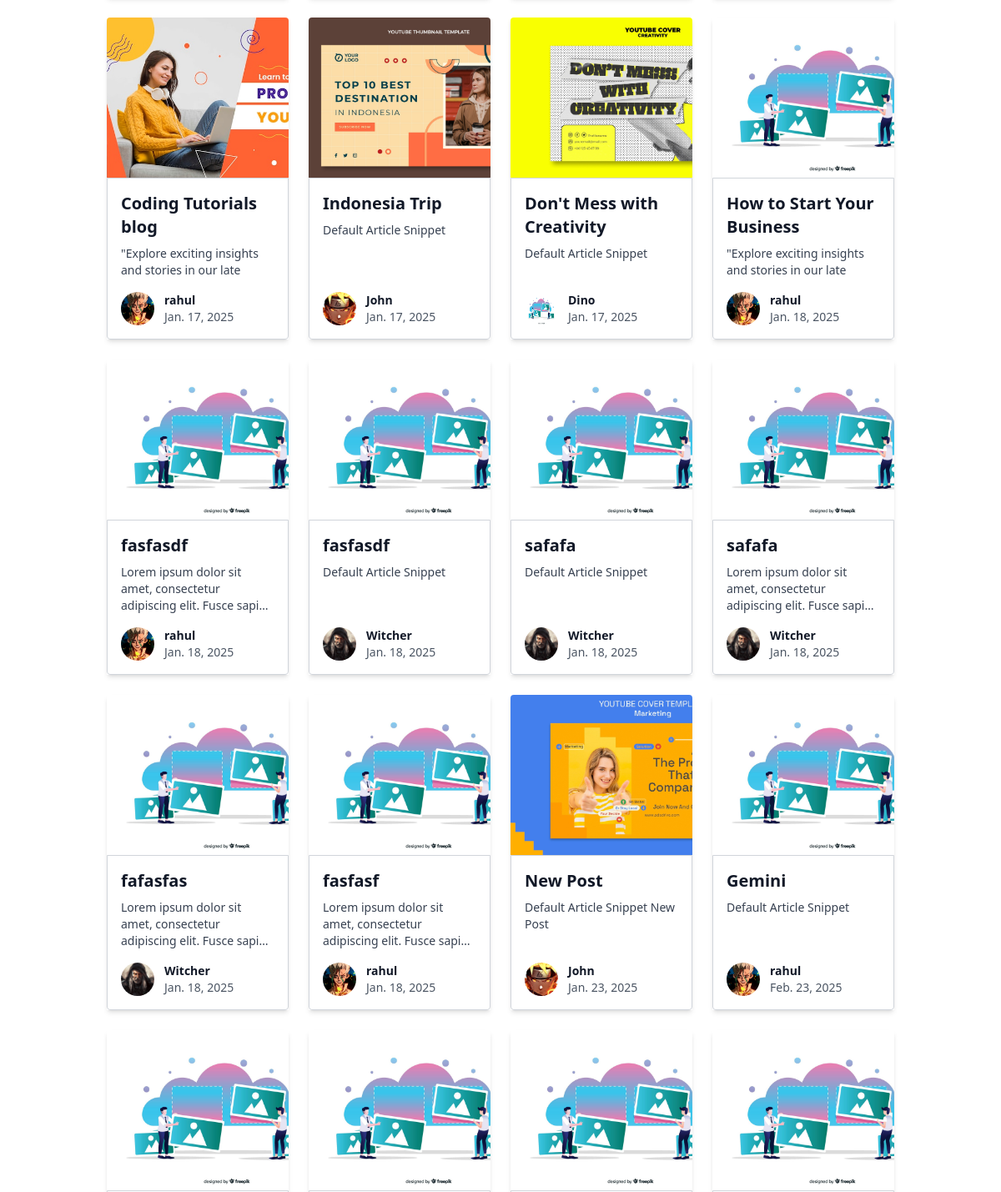
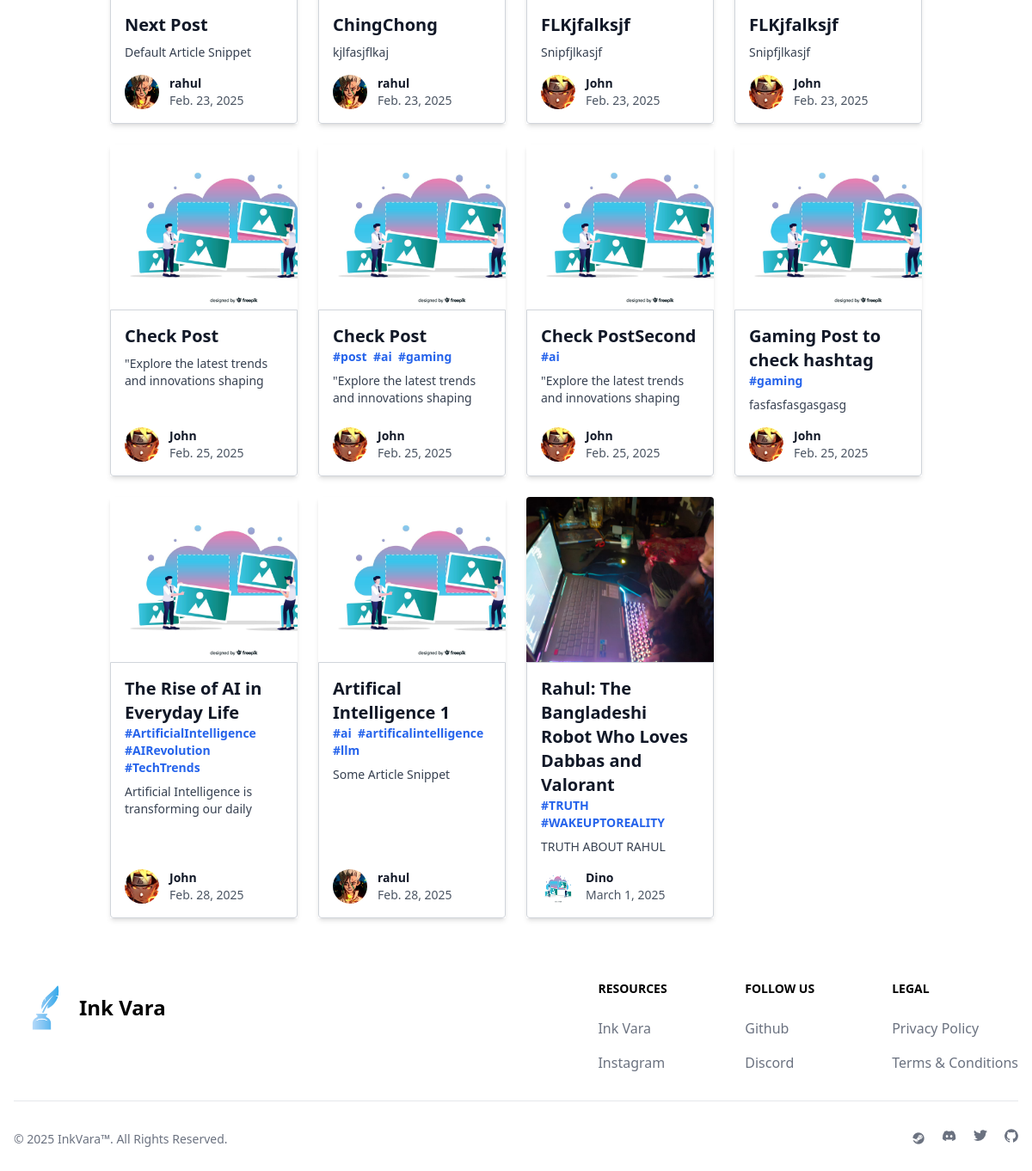
The app's page /blogarea/searchresult/ (lower part), older data (2 pictures, top to bottom).
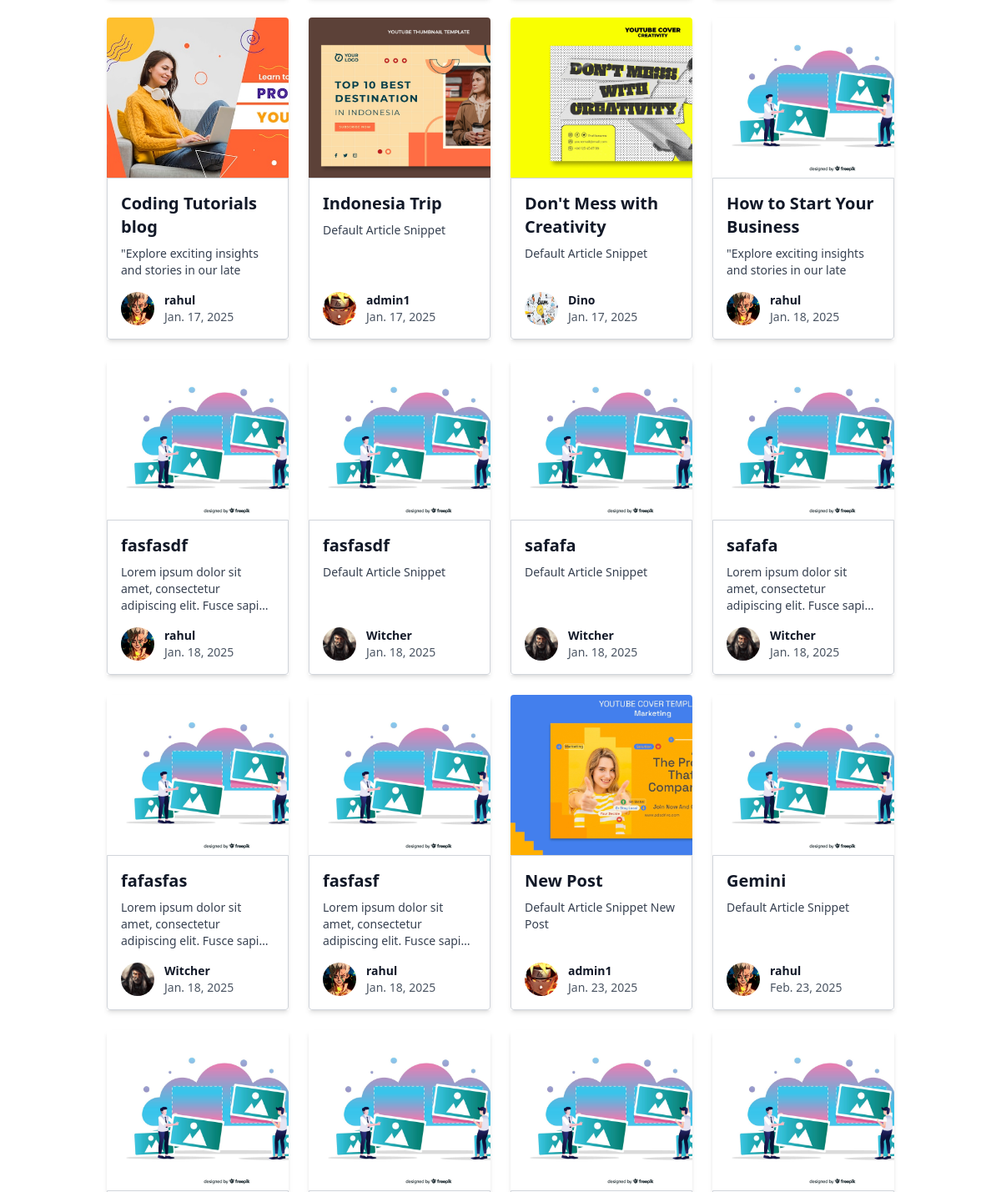
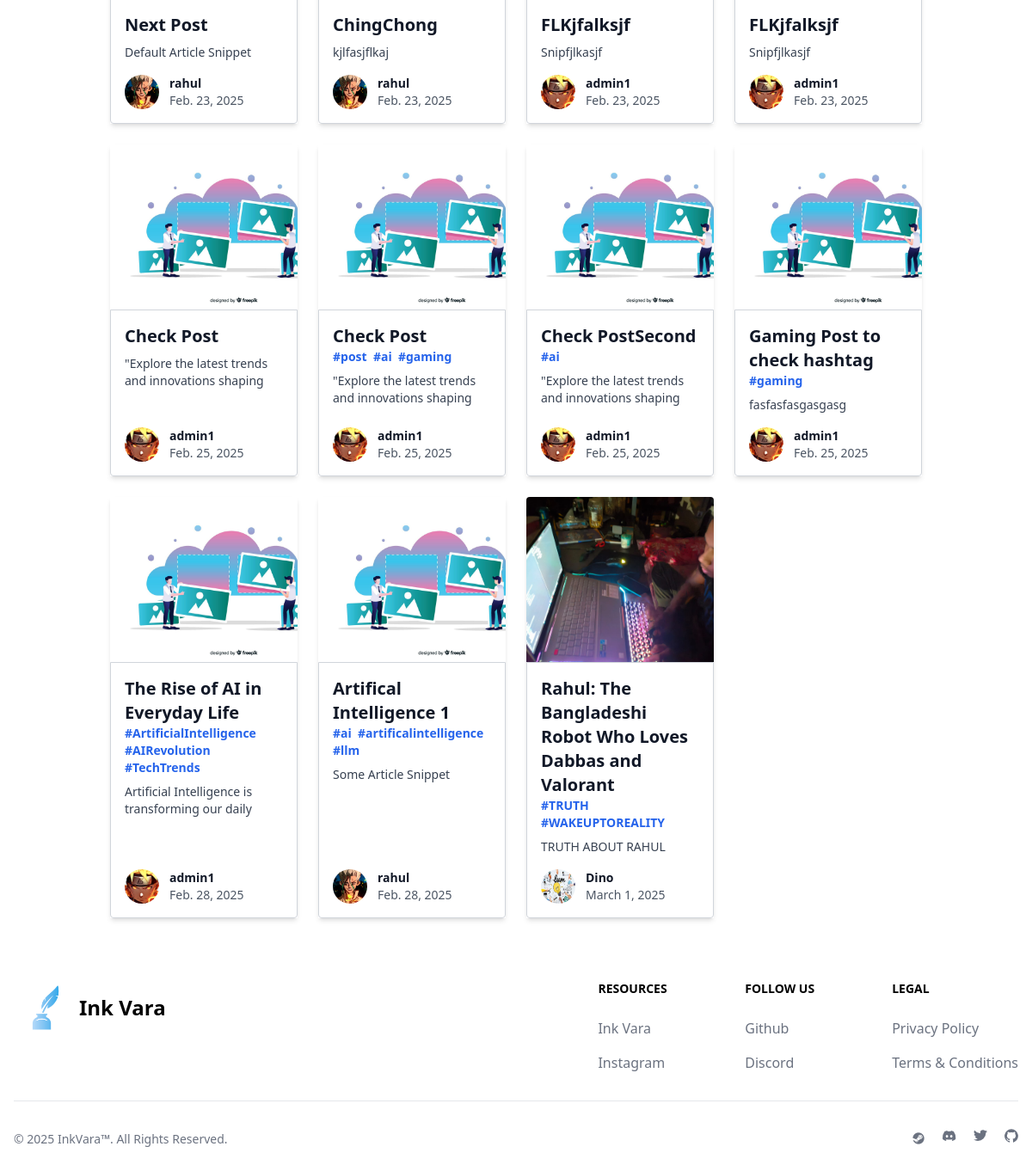
The same page, newer data (2 pictures, top to bottom).
### blogarea/models.py (models this page shows, shortened)
class Post(models.Model):
    choices = Category.objects.all().values_list('name','name')
    title = models.CharField(max_length=255)
    author = models.ForeignKey(User,on_delete=models.CASCADE,null=True,blank=True)
    post_date = models.DateField(auto_now_add=True)
    hashtags = models.TextField(max_length=200,null=True)
    category = models.CharField(choices=choices,max_length=255,default="Uncategorized")
    articleSnippet = models.CharField(max_length=50)
    thumbnail = models.ImageField(upload_to='thumbnail/',null=True,blank=True, default='thumbnail/thumbnail.jpg')
    like = models.ManyToManyField(User,related_name='blog_posts',null=True,blank=True)
    tags = models.ManyToManyField("Hashtag",related_name="posts",null=True,blank=True)
    body = RichTextField(blank=True,null=True)

class Profile(models.Model):
    user = models.OneToOneField(User,null=True,on_delete=models.CASCADE)
    profileImage = models.ImageField(upload_to='profile_pics',null=True,blank=True,default="profile_pics/default_profile_pic.jpg")
    profileBackground = models.ImageField(upload_to='profile_background',null=True,blank=True)
    bio = models.TextField()
    blogcaption = models.CharField(max_length=150,null=True,blank=True,default="Former Adventurer turned full-time Dad moonlighting as an author")
    contact = PhoneNumberField(blank=True, null=True)
    location = models.CharField(max_length=150,null=True,blank=True,default="Earth")
    occupation = models.CharField(max_length=50,null=True,blank=True,default="Occupation")
    industry = models.CharField(max_length=50,null=True,blank=True,default="Industry")
    position = models.CharField(max_length=50,null=True,blank=True,default="position")
    skills = models.TextField(null=True,blank=True,help_text="Enter your skills separated by commas")
    education = models.TextField(null=True,blank=True)
    twitter_link = models.URLField(max_length=200,null=True,blank=True,default="https://x.com/")
    instagram_link = models.URLField(max_length=200,null=True,blank=True,default="https://instagram.com/")
    youtube_link = models.URLField(max_length=200,null=True,blank=True,default="https://youtube.com/")

### blogarea/views.py (the view)
# urls.py: path('searchresult/',views.searchresult,name="searchresult"),
def searchresult(request):
    if request.method == "GET":
        data = request.GET.get("q","")
        posts = Post.objects.filter(Q(title__icontains=data) |
                    Q(tags__tag__icontains=data) |
                    Q(author__username__icontains=data)).distinct()
        if not posts:
            return render(request,"searchresult.html",{"posts":Post.objects.all()[:5],"found":0,"values":str(data)})
        return render(request,"searchresult.html",{"posts":posts,"values":str(data),"found":1})
    else:
        return JsonResponse({"error":"Not a GET request"})

### blogarea/templates/searchresult.html (shortened to what this page needs)
<!DOCTYPE html>
{% load static tailwind_tags %}
<html lang="en">
  <head>
    {% tailwind_css %} {% load static %}
    <link
      href="https://unpkg.com/boxicons@2.1.4/css/boxicons.min.css"
      rel="stylesheet"
    />
  </head>
  <body class="min-h-screen flex flex-col">
    {% include 'nav.html'%}
    <div class="flex-1 px-5 md:px-32 py-10">
      <div
        id="cardContainer"
        class="w-full grid grid-cols-1 sm:grid-cols-2 md:grid-cols-3 lg:grid-cols-4 gap-6"
      >
        {% for post in posts%} {% include 'cards.html'%} {% endfor %}
      </div>
    </div>
    {% include 'footerCode.html'%}
  </body>
</html>

### blogarea/templates/cards.html
<div
  class="max-w-sm w-full shadow-md hover:scale-[1.05] transition-transform duration-300 flex flex-col"
>
  <div
    class="h-48 bg-cover rounded-t text-center overflow-hidden"
    style="background-image: url('{% if post.thumbnail %}{{ post.thumbnail.url }}{% else %}/media/thumbnail/thumbnail.jpg{% endif %}')"
    title="{{ post.title }}"
  ></div>
  <div
    class="blog-cards border border-gray-300 bg-white rounded-b p-4 flex flex-col justify-between flex-grow"
  >
    <div class="mb-4">
      <a href="{% url 'ArticleDetailView' post.id %}">
        <h3 class="text-gray-900 font-bold text-xl hover:text-cyan-600">
          {{ post.title }}
        </h3>
      </a>
      <p class="text-sm text-blue-600 font-semibold flex items-center mb-2">
        {% for tag in post.tags.all|slice:":3" %} #{{tag.tag}}&nbsp;
                {% endfor %}
      </p>
      <p class="text-gray-700 text-sm line-clamp-3">
        {{ post.articleSnippet }}
      </p>
    </div>
    <div class="flex items-center">
      <a
        href="{% url 'show_profile_page' post.author.profile.id %}"
        class="flex items-center"
      >
        <img
          class="w-10 h-10 rounded-full mr-3"
          src="{% if post.author.profile.profileImage %}{{ post.author.profile.profileImage.url }}{% else %}/media/thumbnail/thumbnail.jpg{% endif %}"
          alt="Author Image"
        />
        <div class="text-sm">
          <p class="text-gray-900 font-semibold">{{ post.author }}</p>
          <p class="text-gray-600">{{ post.post_date }}</p>
        </div>
      </a>
    </div>
  </div>
</div>

Row changes from the older to the newer data that the page shows:
changed through a linked row, Post "Indonesia Trip": author "John" → "admin1"
changed through a linked row, Post "Don't Mess with Creativity": author.profileImage: picture added in place of a placeholder
changed through a linked row, Post "New Post": author "John" → "admin1"
changed through a linked row, Post (number 15 of 23 on the later page): author "John" → "admin1"
changed through a linked row, Post (number 16 of 23 on the later page): author "John" → "admin1"
changed through a linked row, Post (number 17 of 23 on the later page): author "John" → "admin1"
changed through a linked row, Post (number 18 of 23 on the later page): author "John" → "admin1"
changed through a linked row, Post "Check PostSecond": author "John" → "admin1"
changed through a linked row, Post "Gaming Post to check hashtag": author "John" → "admin1"
changed through a linked row, Post "The Rise of AI in Everyday Life": author "John" → "admin1"
changed Post "Rahul: The Bangladeshi Robot Who Loves Dabbas and Valorant": author.profileImage: picture added in place of a placeholder
